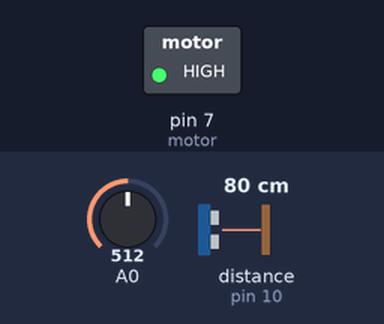
Simulated run of this sketch. Board: Arduino Uno, built with avr-gcc and run on an emulated ATmega328P. Shown: switched loads named in the sketch (green lamp = pin HIGH). Wiring (inferred from the names in the program): ultrasonic range finder: trigger pin 9; echo pin 10. The test bench sets the inputs (shaded band); at power-on: A0 = 512, distance to the obstacle (sensor on pin 10) 80 cm. The echo pulse lasts 58.3 µs per cm; pins used as bus, display or sensor lines are not drawn; what the sketch prints to the serial monitor is not drawn.

Above: at 0.2 s.
Timing chart, 0 to 1.7 s (numbered marks = the images above):
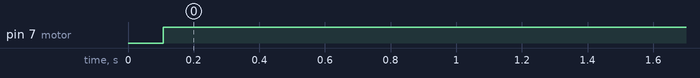

Measured:
- by itself, pin 7 (motor): LOW → HIGH at 0.11 s

The sketch:

sketch_dec12b.ino
```cpp
int trigPin = 9;
int echoPin = 10;
int motor=7;


void setup() {
  Serial.begin(9600);
  pinMode(trigPin, OUTPUT);
  pinMode(echoPin, INPUT);

  // put your setup code here, to run once:
  pinMode(motor,OUTPUT);

}

void loop() {

  int mois=analogRead(A0);
  Serial.print("the moisture is ");
  Serial.println(mois);
  delay(100);


  long duration, distance;
  digitalWrite(trigPin,HIGH);
  delayMicroseconds(1000);
  digitalWrite(trigPin, LOW);
  duration=pulseIn(echoPin, HIGH);
  distance =(duration/2)/29.1;
  Serial.print(distance);
  Serial.println("CM");


 if((distance<80) || (mois<600))
  {
    digitalWrite(motor, HIGH);
}
   else if(distance>=80 || (mois>600))
   {
     digitalWrite(motor, LOW);
   }


}
```
